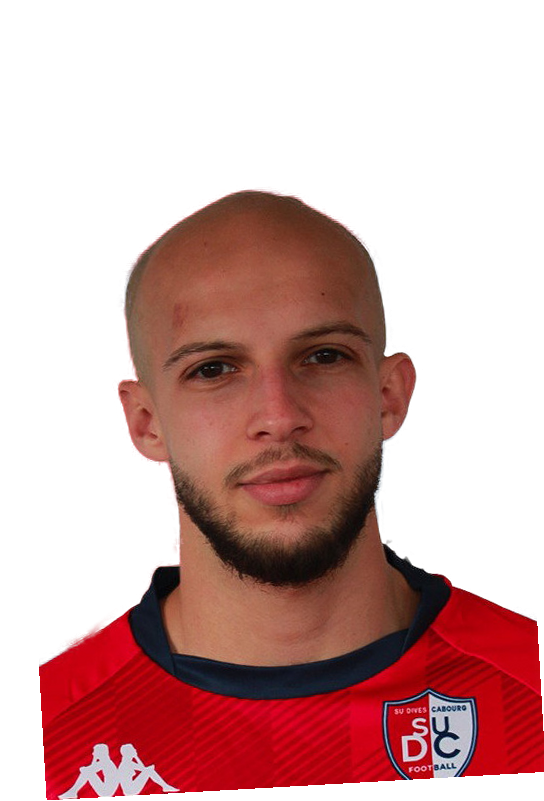
#> input picture test_input/2000122778.jpg, 544 x 801 px
$ python finalize-cutout.py test_input/2000122778.jpg
#> lines starting #> are read from the running program, lines starting #| are printed output that depends on the picture
#!/usr/bin/env python3
"""
Centers a cutout PNG onto a 250x250 transparent canvas.

Usage:
    python finalize-cutout.py input.png [output.png]
    python finalize-cutout.py input_dir/ output_dir/
"""
from __future__ import annotations
import argparse
import sys
from pathlib import Path
from PIL import Image


CANVAS_SIZE = (250, 250)


def center_on_canvas(src: Path, dst: Path) -> None:
    img = Image.open(src).convert("RGBA")
#> img is the input picture: PIL image 544x801 RGBA; mean R, G, B, A 62.9, 24.1, 22.6, 108.1

    # Crop to the bounding box of non-transparent pixels
    bbox = img.getbbox()
#> bbox = (39, 185, 544, 800)
    if bbox is None:
        print(f"  skip (fully transparent): {src.name}")
        return
    cropped = img.crop(bbox)
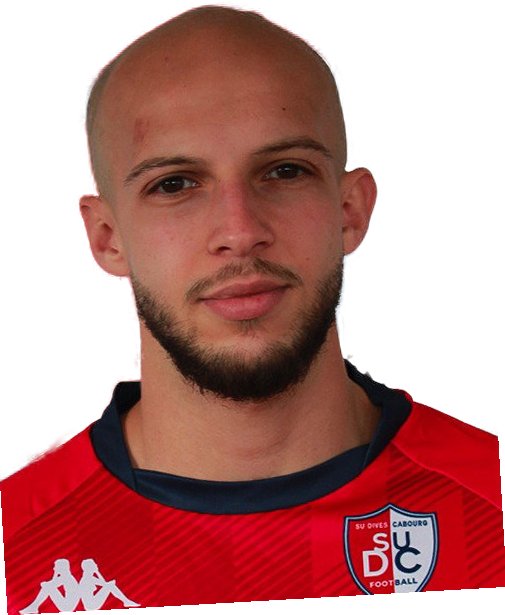
#> cropped: PIL image 505x615 RGBA; mean R, G, B, A 88.2, 33.9, 31.7, 151.7; transparent parts drawn white

    # Scale down if the cutout is larger than the canvas
    cw, ch = CANVAS_SIZE
    iw, ih = cropped.size
#> iw = 505; ih = 615
    if iw > cw or ih > ch:
        cropped.thumbnail(CANVAS_SIZE, Image.LANCZOS)
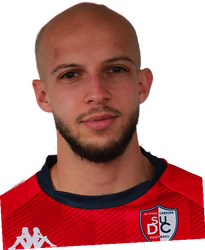
#> cropped: PIL image 205x250 RGBA; mean R, G, B, A 90.1, 34.2, 31.9, 151.7; transparent parts drawn white
        iw, ih = cropped.size
#> iw = 205; ih = 250

    canvas = Image.new("RGBA", CANVAS_SIZE, (0, 0, 0, 0))
#> canvas: PIL image 250x250 RGBA; every value is 0
    x = (cw - iw) // 2
#> x = 22
    y = (ch - ih) // 2
#> y = 0
    canvas.paste(cropped, (x, y), cropped)
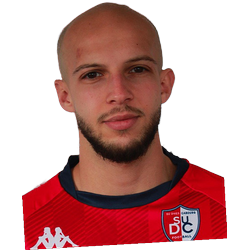
#> canvas: PIL image 250x250 RGBA; mean R, G, B, A 69.9, 26.4, 24.5, 123.5; transparent parts drawn white

    dst.parent.mkdir(parents=True, exist_ok=True)
    canvas.save(dst, format="PNG")
    print(f"  {src.name} → {dst}")


def main() -> None:
    parser = argparse.ArgumentParser(description="Center cutout(s) on a 250×250 canvas")
    parser.add_argument("input", help="Input PNG file or directory")
    parser.add_argument("output", nargs="?", help="Output PNG file or directory (default: alongside input)")
    args = parser.parse_args()

    src = Path(args.input)

    if src.is_dir():
        files = sorted(src.glob("*.png"))
        if not files:
            print(f"No PNG files found in {src}", file=sys.stderr)
            sys.exit(1)
        out_dir = Path(args.output) if args.output else src.parent / (src.name + "_finalized")
        for f in files:
            center_on_canvas(f, out_dir / f.name)
    else:
        if not src.exists():
            print(f"File not found: {src}", file=sys.stderr)
            sys.exit(1)
        if args.output:
            dst = Path(args.output)
        else:
            dst = src.with_name(src.stem + "_final.png")
        center_on_canvas(src, dst)


if __name__ == "__main__":
    main()

$ run again, on ouput-aligned/1000697674.jpg Thumbnail.jpg
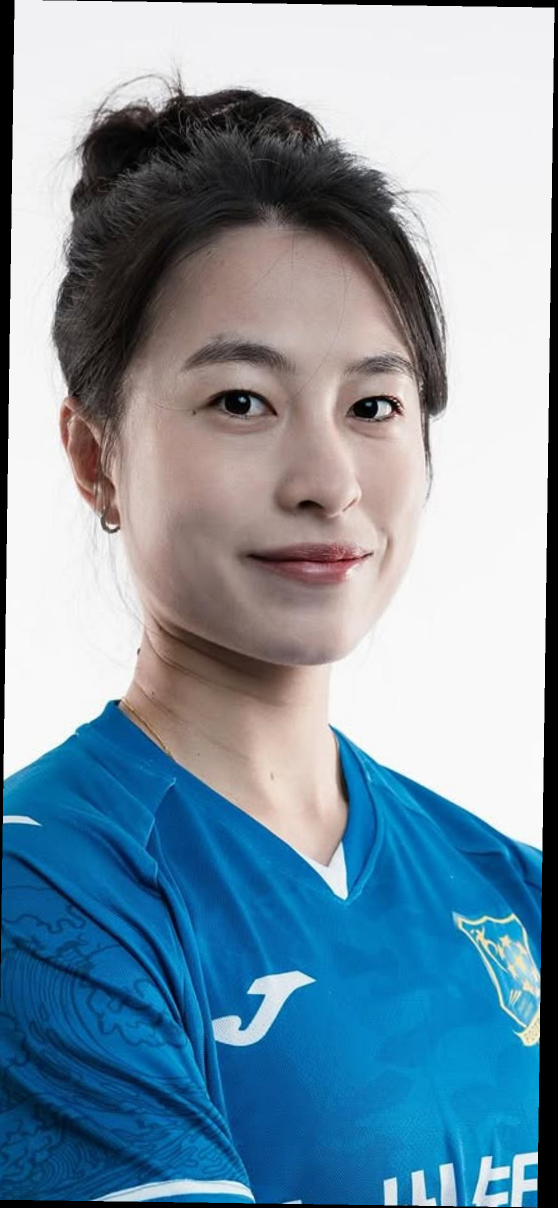
#> input picture ouput-aligned/1000697674.jpg Thumbnail.jpg, 1115 x 2416 px (shown at 1/2 size)
#> bbox = (0, 0, 1115, 2416)
#> in center_on_canvas, `cropped.thumbnail(CANVAS_SIZE, Image.LANCZOS)`:
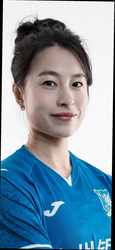
#> cropped: PIL image 115x250 RGBA; mean R, G, B, A 124, 149.1, 166.4, 255
#> in center_on_canvas, `canvas.paste(cropped, (x, y), cropped)`:
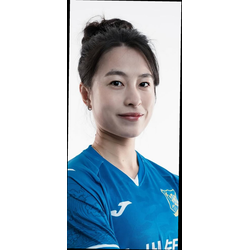
#> canvas: PIL image 250x250 RGBA; mean R, G, B, A 57.1, 68.6, 76.5, 117.3; transparent parts drawn white
